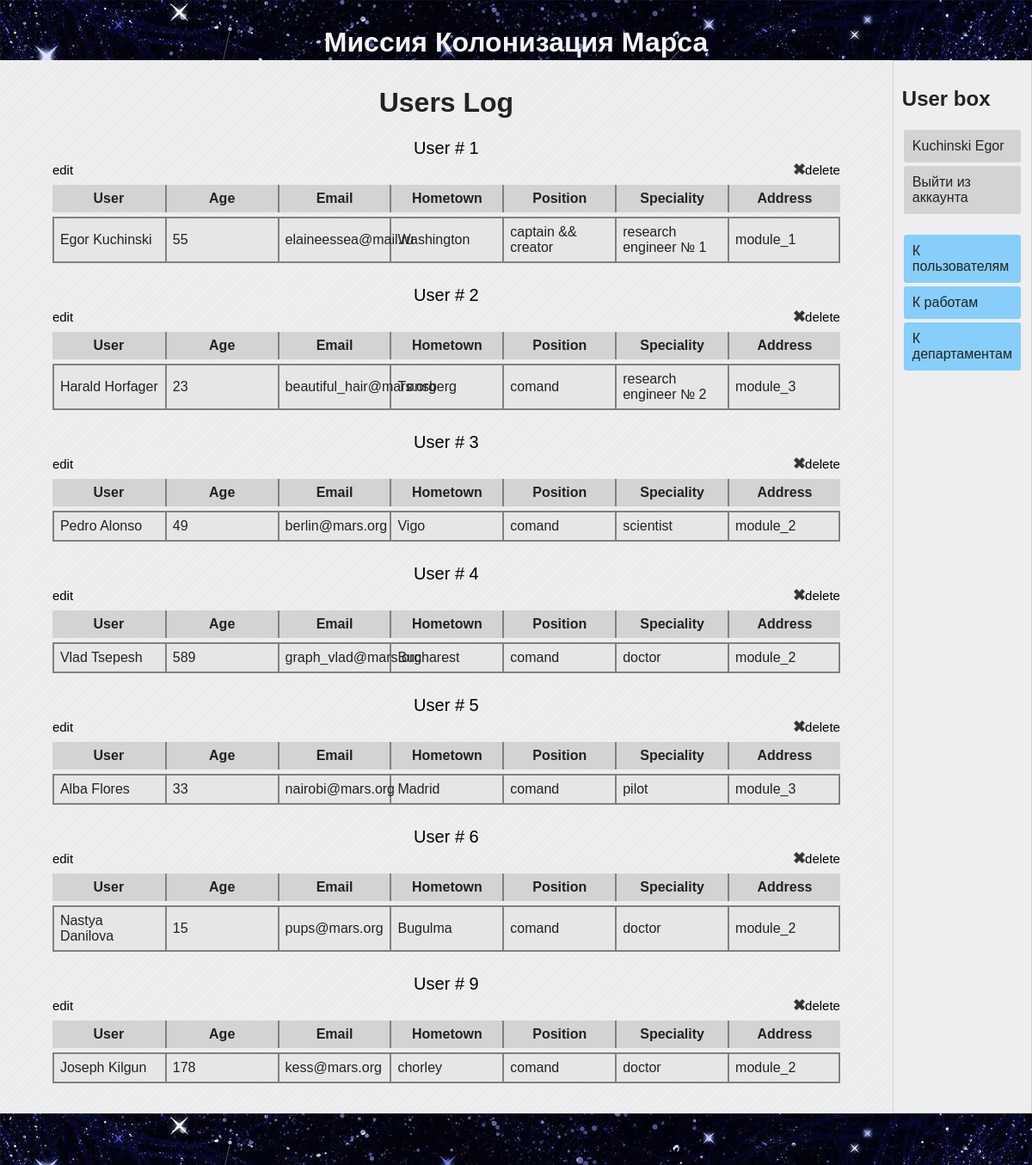
The app's page /users (signed in) with its own data.
### data/users.py (models this page shows, shortened)
class User(SqlAlchemyBase, UserMixin, SerializerMixin):
    __tablename__ = 'users'
    id = sqlalchemy.Column(sqlalchemy.Integer,
                           primary_key=True, autoincrement=True)
    surname = sqlalchemy.Column(sqlalchemy.String)
    name = sqlalchemy.Column(sqlalchemy.String)
    age = sqlalchemy.Column(sqlalchemy.Integer)
    hometown = sqlalchemy.Column(sqlalchemy.String)
    position = sqlalchemy.Column(sqlalchemy.String)
    speciality = sqlalchemy.Column(sqlalchemy.String)
    address = sqlalchemy.Column(sqlalchemy.String)
    email = sqlalchemy.Column(sqlalchemy.String,
                              index=True, unique=True)
    hashed_password = sqlalchemy.Column(sqlalchemy.String)
    modyfied_date = sqlalchemy.Column(sqlalchemy.DateTime,
                                      default=datetime.datetime.now)
    jobs = orm.relation("Jobs", back_populates='user')
    deps = orm.relation("Departments", back_populates='user')

### main.py (the view)
@app.route('/users')
def users_table():
    session = db_session.create_session()
    users = session.query(User).all()
    return render_template("user_table.html", title="User table", users=users)

### data/db_session.py (called while the page is built)
def create_session() -> Session:
    global __factory
    return __factory()

### main.py (called while the page is built)
@log_manager.user_loader
def load_user(user_id):
    session = db_session.create_session()
    return session.query(User).get(user_id)

### templates/user_table.html
{% extends "base.html" %}
{% block content %}
    <h1 style="text-align: center;">Users Log</h1>
    {% for user in users %}
        <table class="average-table">
            <caption>
                <a href="/home/{{ user.id }}">User # {{ user.id }}</a>
                {% if current_user.is_authenticated and (current_user == user or current_user.id == 1) %}
                    <div style="font-size: 15px;" class='flexbox flex_r_nowr flex_jcspacebetween_aicenter'>
                        <a href="/edit_user/{{ user.id }}">
                            <img src="/static/img/edit_icon1.png" alt="" width='13px'>edit</a>
                        <a href="/deluser/{{ user.id }}">
                            <img src="/static/img/delete_icon1.png" alt="" width="13px">delete</a>
                    </div>
                {% endif %}
            </caption>
            <thead>
                <th>User</th>
                <th>Age</th>
                <th>Email</th>
                <th>Hometown</th>
                <th>Position</th>
                <th>Speciality</th>
                <th>Address</th>
            </thead>
            <tbody>
                <tr>
                    <td>{{ user.name }} {{ user.surname }}</td>
                    <td>{{ user.age }}</td>
                    <td>{{ user.email }}</td>
                    <td>{{ user.hometown }}</td>
                    <td>{{ user.position }}</td>
                    <td>{{ user.speciality }}</td>
                    <td>{{ user.address }}</td>
                </tr>
            </tbody>
        </table>
    {% endfor %}
{% endblock %}

### templates/base.html (shortened to what this page needs)
<!DOCTYPE html>
<html lang="en">
<head>
    <link rel="stylesheet" href="/static/css/style.css">
</head>
<body>
    <header class="page-header">
        <h1>Миссия Колонизация Марса</h1>
    </header>
    <main class="flexbox flex_r_nowr">
        <div class='main_content'>
            {% block content %}{% endblock %}
        </div>
        <div class='user_box flexbox flex_c_nowr'>
            <h2>User box</h2>
            <div class="flexbox flex_c_nowr">
                {% if current_user.is_authenticated %}
                    <a class="btn" href="/home/{{ current_user.id }}">{{ current_user.surname }} {{current_user.name }}</a>
                    <a class="btn" href="/logout">Выйти из аккаунта</a>
                {% else %}
                    <a class="btn" href="/register">Зарегистрироваться</>
                    <a class="btn" href="/login">Войти</a>
                {% endif %}
            </div>
            <div class="flexbox flex_c_nowr usernav">
                <a href="/users" class="btn">К пользователям</a>
                <a href="/" class="btn">К работам</a>
                <a href="/departments" class="btn">К департаментам</a>
            </div>
        </div>
    </main>
    <footer class="page-footer"></footer>
</body>
</html>

### static/css/style.css (style rules this page uses)
body { background-color: #eeeef1; color: #222222; font-family: "Verdana", sans-serif; margin: 0; padding: 0; }
main { min-height: 568px; }
a { color: #000000; text-decoration: none; }
.page-header { background-color: #222244; background-image: url("../img/h2_bkgr.jpeg"); color: #f2f4f6; padding: 10px; height: 50px; text-align: center; }
.page-footer { background-color: #222244; background-image: url("../img/h2_bkgr.jpeg"); color: #f2f4f6; height: 40px; padding: 10px; text-align: center; }
.btn { display: block; background: lightgray; padding: 10px; margin: 2px; color: #222222; text-decoration: none; border-radius: 3px; }
.flexbox { display: flex; }
.flex_r_nowr { flex-flow: row nowrap; }
.flex_c_nowr { flex-flow: column nowrap; }
.flex_jcspacebetween_aicenter { justify-content: space-between; align-items: center; }
.user_box { border: 1px solid lightgray; padding: 10px; width: 12%; background-color: f2f4f6; }
.user_box .flexbox { margin-bottom: 20px; }
.usernav .btn { background-color: lightskyblue; }
.main_content { padding: 10px; width: 88%; }
.average-table { border-spacing: 0px 5px; margin: auto; margin-top: 20px; margin-bottom: 20px; table-layout: fixed; width: 90%; }
.average-table caption { font-size: 20px; line-height: 25px; }
.average-table th { background-color: lightgrey; border-left: 2px solid gray; padding: 7px; }
.average-table th:first-child { border-left: none; }
.average-table td { background-color: rgb(230, 230, 230); border: 2px solid gray; border-right: none; padding: 7px; }
.average-table td:last-child { border-right: 2px solid gray; }

### records on screen
User: id "1", name "Egor", surname "Kuchinski", age "55", email "elaineessea@mail.ru", hometown "Washington", position "captain && creator", speciality "research engineer № 1", address "module_1"
User: id "2", name "Harald", surname "Horfager", age "23", email "beautiful_hair@mars.org", hometown "Tønsberg", position "comand", speciality "research engineer № 2", address "module_3"
User: id "3", name "Pedro", surname "Alonso", age "49", email "berlin@mars.org", hometown "Vigo", position "comand", speciality "scientist", address "module_2"
User: id "4", name "Vlad", surname "Tsepesh", age "589", email "graph_vlad@mars.org", hometown "Bucharest", position "comand", speciality "doctor", address "module_2"
User: id "5", name "Alba", surname "Flores", age "33", email "nairobi@mars.org", hometown "Madrid", position "comand", speciality "pilot", address "module_3"
User: id "6", name "Nastya", surname "Danilova", age "15", email "pups@mars.org", hometown "Bugulma", position "comand", speciality "doctor", address "module_2"
User: id "9", name "Joseph", surname "Kilgun", age "178", email "kess@mars.org", hometown "chorley", position "comand", speciality "doctor", address "module_2"
